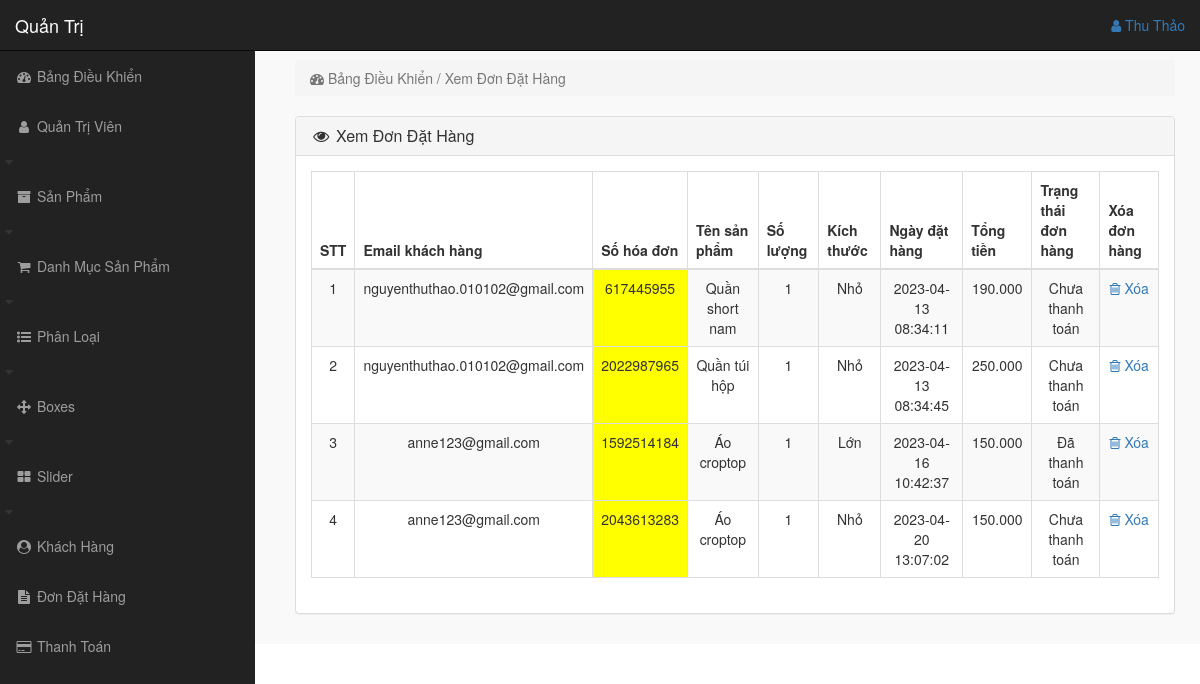
The page /admin_area/index.php?view_order (signed in) on the database its author committed.
### tables this page shows
CREATE TABLE `customer_order` (
  `order_id` int(10) NOT NULL,
  `customer_id` int(10) NOT NULL,
  `product_id` int(100) NOT NULL,
  `due_amount` int(100) NOT NULL,
  `invoice_no` int(100) NOT NULL,
  `qty` int(10) NOT NULL,
  `size` text NOT NULL,
  `order_date` timestamp NOT NULL DEFAULT current_timestamp() ON UPDATE current_timestamp(),
  `order_status` text NOT NULL
);

CREATE TABLE `customers` (
  `customer_id` int(100) NOT NULL,
  `customer_name` varchar(255) NOT NULL,
  `customer_email` varchar(255) NOT NULL,
  `customer_pass` varchar(255) NOT NULL,
  `customer_country` text NOT NULL,
  `customer_city` text NOT NULL,
  `customer_contact` varchar(255) NOT NULL,
  `customer_address` text NOT NULL,
  `customer_image` text NOT NULL,
  `customer_ip` varchar(255) NOT NULL
);

CREATE TABLE `products` (
  `product_id` int(10) NOT NULL,
  `p_cat_id` int(10) NOT NULL,
  `cat_id` int(10) NOT NULL,
  `date` timestamp NOT NULL DEFAULT current_timestamp() ON UPDATE current_timestamp(),
  `product_title` text NOT NULL,
  `product_img1` text NOT NULL,
  `product_img2` text NOT NULL,
  `product_img3` text NOT NULL,
  `product_price` varchar(50) NOT NULL,
  `product_desc` text NOT NULL,
  `product_keywords` text NOT NULL
);

### admin_area/view_order.php (the view)
<?php
if(!isset($_SESSION['admin_email'])){
    echo "<script>window.open('login.php','_self')</script>";
}else{
?>
<div style="padding-left: 270px;">
    <div class="row">
        <div class="col-lg-12">
            <ol class="breadcrumb">
                <li class="active">
                    <i class="fa fa-dashboard"></i> Bảng Điều Khiển / Xem Đơn Đặt Hàng
                </li>
            </ol>
        </div>
    </div>
    <div class="row">
        <div class="col-lg-12">
            <div class="panel panel-default">
                <div class="panel-heading">
                    <h3 class="panel-title">
                        <i class="fa fa-eye fa-fw"></i> Xem Đơn Đặt Hàng
                    </h3>
                </div>
                <div class="panel-body text-center">
                    <div class="table-responsive">
                        <table class="table table-bordered table-hover table-striped">
                            <thead>
                                <tr>
                                    <th>STT</th>
                                    <th>Email khách hàng</th>
                                    <th>Số hóa đơn</th>
                                    <th>Tên sản phẩm</th>
                                    <th>Số lượng</th>
                                    <th>Kích thước</th>
                                    <th>Ngày đặt hàng</th>
                                    <th>Tổng tiền</th>
                                    <th>Trạng thái đơn hàng</th>
                                    <th>Xóa đơn hàng</th>
                                </tr>
                            </thead>
                            <tbody>
                                <?php
                                $i=0;
                                $get_orders="select * from customer_order";
                                $run_orders=mysqli_query($con,$get_orders);
                                while($row_orders=mysqli_fetch_array($run_orders)){
                                    $order_id=$row_orders['order_id'];
                                    $c_id=$row_orders['customer_id'];
                                    $invoice_no=$row_orders['invoice_no'];
                                    $product_id=$row_orders['product_id'];
                                    $qty=$row_orders['qty'];
                                    $size=$row_orders['size'];
                                    $order_date=$row_orders['order_date'];
                                    $due_amount=$row_orders['due_amount'];
                                    $due_amount=number_format($due_amount,0,',','.');
                                    $order_status=$row_orders['order_status'];
                                    $get_products="select * from products where product_id='$product_id'";
                                    $run_products=mysqli_query($con,$get_products);
                                    $row_products=mysqli_fetch_array($run_products);
                                    $product_title=$row_products['product_title'];
                                    $i++;
                                ?>
                                <tr>
                                    <td><?php echo $i; ?></td>
                                    <td>
                                        <?php
                                        $get_customer = "select * from customers where customer_id='$c_id'";
                                        $run_customer = mysqli_query($con,$get_customer);
                                        $row_customer = mysqli_fetch_array($run_customer);
                                        $customer_email = $row_customer['customer_email'];
                                        echo $customer_email;
                                        ?>
                                    </td>
                                    <td bgcolor="yellow"><?php echo $invoice_no; ?></td>
                                    <td><?php echo $product_title; ?></td>
                                    <td><?php echo $qty; ?></td>
                                    <td><?php echo $size; ?></td>
                                    <td><?php echo $order_date; ?></td>
                                    <td><?php echo $due_amount; ?></td>
                                    <td>
                                        <?php
                                        if($order_status=='Chưa hoàn tất'){
                                            echo $order_status = 'Chưa thanh toán';
                                        }
                                        else {
                                            echo $order_status = 'Đã thanh toán';
                                        }
                                        ?>
                                    </td>
                                    <td>
                                        <a style="text-decoration: none;" href="index.php?order_delete=<?php echo $order_id; ?>">
                                            <i class="fa fa-trash-o"></i> Xóa
                                        </a>
                                    </td>
                                </tr>
                                <?php } ?>
                            </tbody>
                        </table>
                    </div>
                </div>
            </div>
        </div>
    </div>
</div>
<?php } ?>

### admin_area/includes/sidebar.php (shortened to what this page needs)
<?php
if(!isset($_SESSION['admin_email'])){
    echo "<script>window.open('login.php','_self')</script>";
}else{
?>
<nav class="navbar navbar-inverse navbar-fixed-top">
    <div class="navbar-header">
        <a href="index.php?dashboard" class="navbar-brand">Quản Trị</a>
    </div>
    <ul class="nav navbar-right top-nav">
        <li class="dropdown">
            <a href="#" class="dropdown-toggle" data-toggle="dropdown">
               <i class="fa fa-user"></i> <?php echo $admin_name ?>
            </a>
        </li>
    </ul>
    <div class="collapse navbar-collapse navbar-ex1-collapse">
        <ul class="nav navbar-nav sidebar-nav">
            <li>
                <a href="index.php?dashboard">
                    <i class="fa fa-fw fa-dashboard"></i> Bảng Điều Khiển
                </a>
            </li>
            <li>
                <a href="#" data-toggle="collapse" data-target="#users">
                    <i class="fa fa-fw fa-user"></i> Quản Trị Viên
                </a>
                <i class="fa fa-fw fa-caret-down"></i>
            </li>
            <li>
                <a href="#" data-toggle="collapse" data-target="#products">
                    <i class="fa fa-fw fa-archive"></i> Sản Phẩm
                </a>
                <i class="fa fa-fw fa-caret-down"></i>
            </li>
            <li>
                <a href="#" data-toggle="collapse" data-target="#product_cat">
                    <i class="fa fa-fw fa-shopping-cart"></i> Danh Mục Sản Phẩm
                </a>
                <i class="fa fa-fw fa-caret-down"></i>
            </li>
            <li>
                <a href="#" data-toggle="collapse" data-target="#category">
                    <i class="fa fa-fw fa-list-ul"></i> Phân Loại
                </a>
                <i class="fa fa-fw fa-caret-down"></i>
            </li>
            <li>
                <a href="#" data-toggle="collapse" data-target="#boxes">
                    <i class="fa fa-fw fa-arrows"></i> Boxes
                </a>
                <i class="fa fa-fw fa-caret-down"></i>
            </li>
            <li>
                <a href="#" data-toggle="collapse" data-target="#slider">
                    <i class="fa fa-fw fa-th-large"></i> Slider
                </a>
                <i class="fa fa-fw fa-caret-down"></i>
            </li>
            <li>
                <a href="index.php?view_customer">
                    <i class="fa fa-fw fa-user-circle"></i> Khách Hàng
                </a>
            </li>
            <li>
                <a href="index.php?view_order">
                    <i class="fa fa-fw fa-file-text"></i> Đơn Đặt Hàng
                </a>
            </li>
            <li>
                <a href="index.php?view_payments">
                    <i class="fa fa-fw fa-credit-card"></i> Thanh Toán
                </a>
            </li>
        </ul>
    </div>
</nav>
<?php } ?>

### admin_area/css/style.css (style rules this page uses)
body { margin-top: 100px; }
@media (min-width: 768px) { body { margin-top: 50px; } }
.top-nav { padding: 0 15px; }
.top-nav > li { display: inline-block; float: left; }
.top-nav > li > a { padding-top: 15px; padding-bottom: 15px; line-height: 20px; }
@media (min-width: 768px) { .sidebar-nav { position: fixed; top: 51px; width: 255px; border-radius: 0; overflow-y: auto; background-color: #222; bottom: 0; overflow-x: hidden; padding-bottom: 40px; } }
@media (min-width: 768px) { .sidebar-nav > li > a { width: 255px; } }

### rows shown on the page
customer_order: customer.customer_email "nguyenthuthao.010102@gmail.com", invoice_no "617445955", product.product_title "Quần short nam", qty "1", size "Nhỏ", order_date "2023-04-13 08:34:11", due_amount "190.000"
customer_order: customer.customer_email "nguyenthuthao.010102@gmail.com", invoice_no "2022987965", product.product_title "Quần túi hộp", qty "1", size "Nhỏ", order_date "2023-04-13 08:34:45", due_amount "250.000"
customer_order: customer.customer_email "anne123@gmail.com", invoice_no "1592514184", product.product_title "Áo croptop", qty "1", size "Lớn", order_date "2023-04-16 10:42:37", due_amount "150.000"
customer_order: customer.customer_email "anne123@gmail.com", invoice_no "2043613283", product.product_title "Áo croptop", qty "1", size "Nhỏ", order_date "2023-04-20 13:07:02", due_amount "150.000"

### other values the page prints
$admin_name "Thu Thảo"
